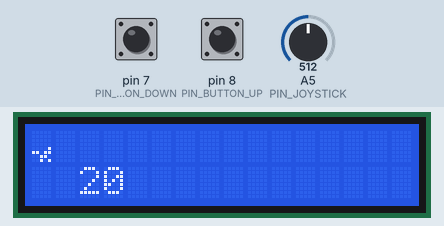
This sketch was run on a simulated Arduino Uno, built with avr-gcc and run on an emulated ATmega328P. Shown: 16×2 character LCD. The test bench sets the inputs (shaded band); at power-on: A5 (PIN_JOYSTICK) = 512, pin 7 (PIN_BUTTON_DOWN) LOW, pin 8 (PIN_BUTTON_UP) LOW. Random numbers use the default seed unless the sketch sets one.

Above: at 1.26 s.
1.3 s: A5 (PIN_JOYSTICK) set to 660
At 1.37 s:
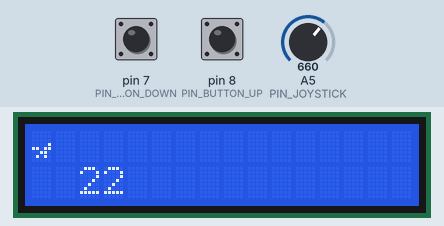
2.9 s: pin 7 (PIN_BUTTON_DOWN) pulled HIGH for 1 s
At 3.33 s:
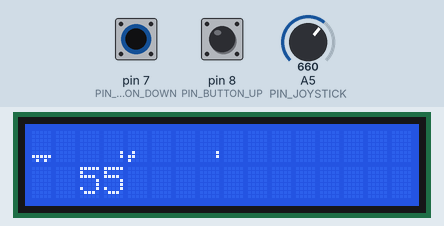
4.5 s: A5 (PIN_JOYSTICK) set to 640
At 6.3 s:
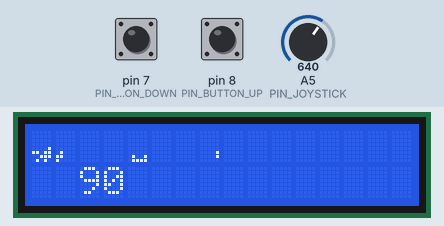
7.5 s: pin 8 (PIN_BUTTON_UP) pulled HIGH for 3.2 s
At 9.54 s:
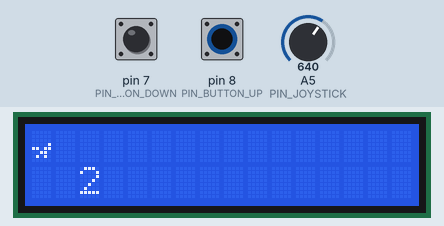
11.3 s: pin 8 (PIN_BUTTON_UP) pulled HIGH for 1 s
At 11.49 s:
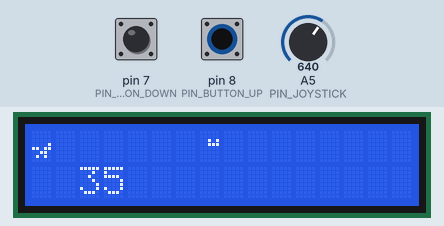
12.9 s: pin 7 (PIN_BUTTON_DOWN) pulled HIGH for 0.15 s
At 14.4 s:
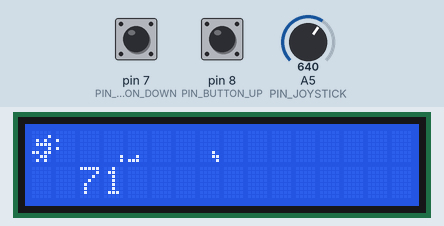

Measured:
- what the display in image 3 shows lasts 2.0 s, from 5.4 s to 7.4 s

The sketch:

LCD.ino
```cpp
#include <LiquidCrystal.h>

// LCD pins
#define PIN_LCD_RS 12
#define PIN_LCD_EN 11
#define PIN_LCD_D4 5
#define PIN_LCD_D5 4
#define PIN_LCD_D6 3
#define PIN_LCD_D7 2

// connect either 2 buttons or 1 joystick (1 axis is enough)
// set define to false if unconnected
#define USING_JOYSTICK true
#define USING_BUTTONS true

// two digital button pins
#define PIN_BUTTON_UP 8
#define PIN_BUTTON_DOWN 7
// analog joystick axis pin
#define PIN_JOYSTICK A5
// unconnected floating pin for random seed
#define PIN_RANDOM A0


// Bitmaps

const byte bitmap_dino_up_1[4] = {
  0b00001,
  0b11011,
  0b00110,
  0b01010
};

const byte bitmap_dino_up_2[4] = {
  0b00001,
  0b11011,
  0b00110,
  0b00101
};

const byte bitmap_dino_down_1[4] = {
  0b00000,
  0b00000,
  0b11111,
  0b01010
};

const byte bitmap_dino_down_2[4] = {
  0b00000,
  0b00000,
  0b11111,
  0b00101
};

const byte bitmap_cactus_1[4] = {
  0b01000,
  0b01000,
  0b01100,
  0b01110
};

const byte bitmap_cactus_2[4] = {
  0b00000,
  0b01010,
  0b01110,
  0b00100
};

const byte bitmap_cactus_3[4] = {
  0b00000,
  0b00000,
  0b10010,
  0b11110
};

const byte bitmap_bird[4] = {
  0b00010,
  0b10101,
  0b11110,
  0b00011
};

// const byte bitmap_boss[4] = {
//   0b10001,
//   0b00100,
//   0b10001,
//   0b11111
// };

typedef struct GraphicItem {
  // position
  int position_x;
  int position_y;

  // representation
  const byte *bitmap;

  // todo: add variable size bitmap, currentely is a byte[4]
} GraphicItem;

/*
GraphicsLCD class extends LiquidCrystal to allow individual pixel toggling over a 40 (5*8) by 8 canvas in the upper left corner of the LCD screen.
It uses all the allowed custom characters and changes their bitmaps dynamically for them to match an internal "frame_buffer".
*/
class GraphicsLCD: public LiquidCrystal {
  private:
    byte frame_buffer[8][8];

  public:
    using LiquidCrystal::LiquidCrystal;

    void erase_buffer() {
      memset(frame_buffer, 0, sizeof(frame_buffer));
    }

    // update each custom character
    void display_buffer() {
      for (int i = 0; i < 8; i++) {
        createChar(i, frame_buffer[i]);
      }
    }
    /*
    returns true if overwrites an already toggled (on) pixel
    This is used to detect a collision: first the obstacles (cacti and birds) are drawn, then the dino.
    If during the drawing of the dino, one if its pixels overlaps with a pixel of the obstacles, a collision is detected.
    */
    bool set_pixel(int x, int y) {
      if ( (0 <= x && x <= 39) && (0 <= y && y <= 7) ) {
        int sector = floor(x/5);
        int relative_x = 4-(x%5);
        bool overlapping = (frame_buffer[sector][y] >> relative_x) & 1;
        frame_buffer[sector][y] |= 1UL << relative_x;
        return overlapping;
      } else {
        return false;
      }
    }

    bool draw_object(const GraphicItem& item) {
      bool overlapping = false;
      for (int y = 0; y < 4; y++) {
        for (int x = 0; x < 5; x++) {
          if ((*(item.bitmap + y) >> (4-x)) & 1) {
            overlapping |= set_pixel(item.position_x + x, item.position_y + y);
          }
        }
      }
      return overlapping;
    }
};


#define JOYSTICK_THRESHOLD_UP 650
#define JOYSTICK_THRESHOLD_DOWN 350

bool isUpKeyPressed(void) {
  bool is_pressed = false;
  if (USING_JOYSTICK) {
    is_pressed |= analogRead(PIN_JOYSTICK) > JOYSTICK_THRESHOLD_UP;
  }
  if (USING_BUTTONS) {
    is_pressed |= digitalRead(PIN_BUTTON_UP);
  }
  return is_pressed;
}

bool isDownKeyPressed(void) {
  bool is_pressed = false;
  if (USING_JOYSTICK) {
    is_pressed |= analogRead(PIN_JOYSTICK) < JOYSTICK_THRESHOLD_DOWN;
  }
  if (USING_BUTTONS) {
    is_pressed |= digitalRead(PIN_BUTTON_DOWN);
  }
  return is_pressed;
}

// maximum number of obstacles, this value doesn't change the spawn rate so unless it overflows it shouldn't impact anything
#define MAX_ITEMS 10
// delay between successive frames
#define FRAME_DELAY 50

class LCDJumpGame {
  private:
    int iteration;
    int delay_time;
    GraphicsLCD *lcd;

    GraphicItem items[MAX_ITEMS];
    GraphicItem runner;

    int jump_start;
    int last_obstacle_iteration;
    int best = 0;

    bool render_frame() {
      lcd->erase_buffer();

      // draw decor to frame buffer
      for (int i = 0; i < MAX_ITEMS; i++) {
        GraphicItem *item = &items[i];
        if (item->bitmap != 0) {
          lcd->draw_object(*item);
        }
      }

      // draw runner, gameover if overlaps
      bool game_over = lcd->draw_object(runner);

      // update all sectors on screen
      lcd->display_buffer();

      return game_over;
    }

  public:
    LCDJumpGame(GraphicsLCD *graphics_instance) {
      lcd = graphics_instance;
    }

    void start_game() {
      // remove all objects
      for (int i = 0; i < MAX_ITEMS; i++) {
        items[i].bitmap = (byte*) 0;
      }

      lcd->clear();
      lcd->setCursor(0, 0);
      for (int i = 0; i < 8; i++) {
        lcd->write(byte(i));
      }

      iteration = 0;
      // 50
      delay_time = FRAME_DELAY;
      last_obstacle_iteration = 15;

      runner.position_y = 4;
      runner.position_x = 0;
      runner.bitmap = bitmap_dino_up_1;
    }

    void game_over() {
      int score = iteration;

      if (best < score) {
        best = score;
      }

      lcd->clear();
      lcd->setCursor(3, 0);
      lcd->write("Game Over!");
      lcd->setCursor(0, 1);
      lcd->write("Best: ");
      lcd->write(String(best).c_str());
    }

    void update_objects_position() {
      // update objects positions
      for (int i = 0; i < MAX_ITEMS; i++) {
        if (items[i].bitmap == 0) {
          continue;
        }

        if (items[i].position_x == -5) {
          items[i].bitmap = 0;
        } else {
          items[i].position_x -= 1;
        }
      }
    }

    void add_object() {
      const byte * cactuses_bitmap[] = {
        bitmap_cactus_1,
        bitmap_cactus_2,
        bitmap_cactus_3
      };

      bool is_far_away = (iteration - last_obstacle_iteration) >= 17;

      if (is_far_away && random(2))  {
        for (int i = 0; i < MAX_ITEMS; i++) {
          if (items[i].bitmap == 0) {
            Serial.println("obstacle");
            if (random(0, 4) == 0) {
              items[i].bitmap = bitmap_bird;
              items[i].position_x = 40;
              items[i].position_y = 1;
            } else {
              items[i].bitmap = cactuses_bitmap[random(3)];
              items[i].position_x = 40;
              items[i].position_y = 4;
            }
            last_obstacle_iteration = iteration;
            break;
          }
        }
      }
    }

    void handle_running_state(const byte *bitmap_1, const byte *bitmap_2) {
      if (runner.bitmap != bitmap_1 && runner.bitmap != bitmap_2) {
        runner.bitmap = bitmap_1;
      } else if (iteration % 4 == 0) {
        runner.bitmap = (runner.bitmap == bitmap_1) ? bitmap_2 : bitmap_1;
      }
    }

    void handle_jump() {
      // continue jump
      int iterations_since_jump = iteration - jump_start;
      if (iterations_since_jump % 2 == 0) {
        if (iterations_since_jump <= 6) {
          runner.position_y -= 1;
        } else if (iterations_since_jump >= 10) {
          runner.position_y += 1;
        }
      }
    }

    void update_player_position() {
      if (runner.position_y == 4) {
        if (isDownKeyPressed()) {
          // player is crouching
          handle_running_state(bitmap_dino_down_1, bitmap_dino_down_2);
        } else if (isUpKeyPressed()) {
          // start jumping
          runner.bitmap = bitmap_dino_up_1;
          runner.position_y = 3;
          jump_start = iteration;
        } else {
          handle_running_state(bitmap_dino_up_1, bitmap_dino_up_2);
        }
      } else {
        handle_jump();
      }
    }

    void display_score() {
      int score = iteration;
      lcd->setCursor(2, 2);
      lcd->write(String(score).c_str());
    }

    bool run() {
      if (render_frame()) {
        delay(2000);
        return false;
      } else {
        iteration += 1;
        delay(delay_time);
      }

      update_player_position();

      update_objects_position();

      add_object();

      display_score();

      return true;
    }
};

GraphicsLCD lcd(PIN_LCD_RS, PIN_LCD_EN, PIN_LCD_D4, PIN_LCD_D5, PIN_LCD_D6, PIN_LCD_D7);
LCDJumpGame game(&lcd);

void setup() {
  // Serial.begin(9600);

  lcd.begin(16, 2);
  pinMode(PIN_BUTTON_UP, INPUT);
  pinMode(PIN_BUTTON_DOWN, INPUT);

  pinMode(PIN_RANDOM, INPUT);
  randomSeed(analogRead(PIN_RANDOM));
}

void loop() {
  game.start_game();
  while (game.run());
  game.game_over();
  delay(2000);
}
```
